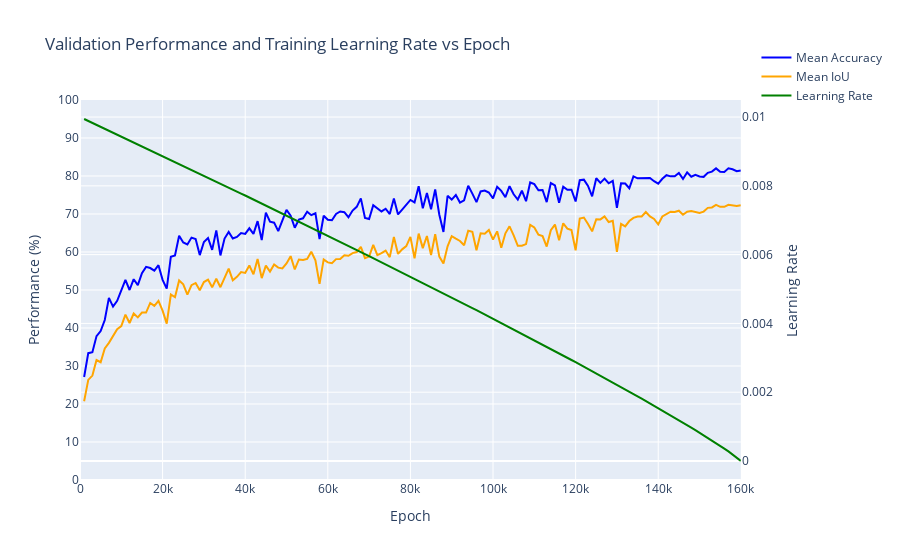

The cell this chart's notebook holds for it:
### Code cell
# SEBNet BaselineHead SGD, Scratch, Batch Size 6, OHEM Cross Entropy - 72.43 Best mIoU
log_file_path = '/home/robert.breslin/alessandro/paper_2/mmsegmentation/work_dirs/sebnet_baseline-head_1xb6_cityscapes_ohem_scratch/20250822_162814/20250822_162814.log'
epochs, mIoU, mAcc, lrs = parse_log_file(log_file_path)
plot_accuracies_and_lr_interactive(epochs, mAcc, mIoU, lrs, [0,160000])

### Figure 1 — Plotly figure (JSON) as saved in the notebook; plotly's stock layout.template omitted (floating-point values rounded to 4 significant figures; data arrays with more than 128 entries replaced by an {"elided": "..."} marker saying what was removed)
{"data": [{"line": {"color": "blue"}, "name": "Mean Accuracy", "type": "scatter", "x": {"elided": "160 int values"}, "xaxis": "x", "y": {"elided": "160 float values"}, "yaxis": "y"}, {"line": {"color": "orange"}, "name": "Mean IoU", "type": "scatter", "x": {"elided": "160 int values"}, "xaxis": "x", "y": {"elided": "160 float values"}, "yaxis": "y"}, {"line": {"color": "green"}, "name": "Learning Rate", "type": "scatter", "x": {"elided": "160 int values"}, "xaxis": "x", "y": {"elided": "160 float values"}, "yaxis": "y2"}], "layout": {"hovermode": "x unified", "legend": {"x": 1.15, "xanchor": "right", "y": 1.15, "yanchor": "top"}, "title": {"text": "Validation Performance and Training Learning Rate vs Epoch"}, "xaxis": {"anchor": "y", "domain": [0, 0.94], "range": [0, 160000], "title": {"text": "Epoch"}}, "yaxis": {"anchor": "x", "domain": [0, 1], "dtick": 10, "range": [0, 100], "title": {"text": "Performance (%)"}}, "yaxis2": {"anchor": "x", "overlaying": "y", "side": "right", "title": {"text": "Learning Rate"}}}}
